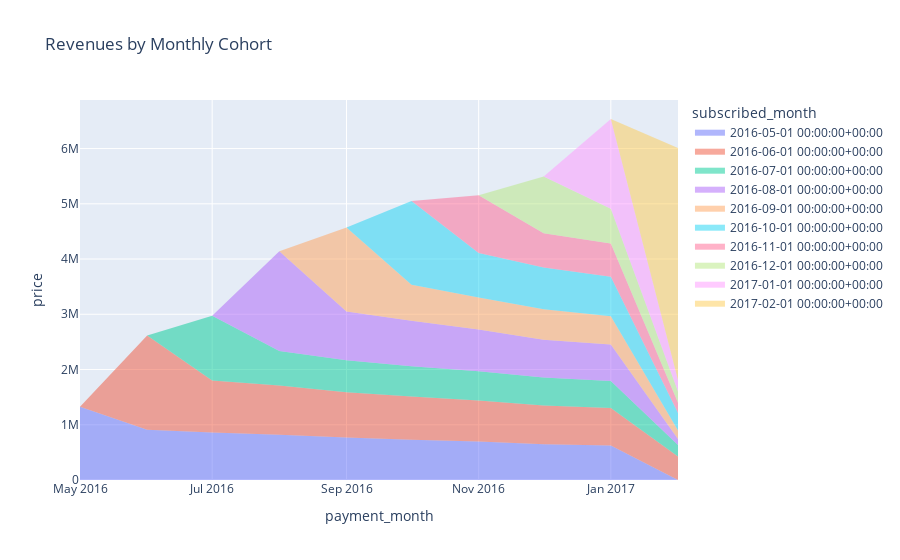

The cell this chart's notebook holds for it:
### Code cell
# Manipulate daily data to get payments by month and cohort.
df2 = df.copy()
df2['payment_month'] = df2['payment_date'] + pd.offsets.MonthBegin(-1)
df2['subscribed_date'] = df2.groupby(['userid'])['payment_date'].transform(min)
df2['subscribed_month'] = df2['subscribed_date'] + pd.offsets.MonthBegin(-1)
df_month = df2.groupby(['payment_month', 'subscribed_month'])[['price']].sum().reset_index()

# Visualize revenues by cohort as a layer-cake graph 
fig = px.area(
    df_month, 
    x='payment_month', 
    y='price', 
    color="subscribed_month", 
    line_group=None,
    color_discrete_sequence=px.colors.qualitative.Set1,
    title="Revenues by Monthly Cohort"
)
fig.update_traces(mode='none')
fig.show(config = {'displayModeBar': False})

### Figure 1 — Plotly figure (JSON) as saved in the notebook; plotly's stock layout.template omitted (floating-point values rounded to 4 significant figures)
{"data": [{"hovertemplate": "subscribed_month=2016-05-01 00:00:00+00:00<br>payment_month=%{x}<br>price=%{y}<extra></extra>", "legendgroup": "2016-05-01 00:00:00+00:00", "line": {"color": "rgb(228,26,28)"}, "mode": "none", "name": "2016-05-01 00:00:00+00:00", "orientation": "v", "showlegend": true, "stackgroup": "1", "type": "scatter", "x": ["2016-05-01T00:00:00+00:00", "2016-06-01T00:00:00+00:00", "2016-07-01T00:00:00+00:00", "2016-08-01T00:00:00+00:00", "2016-09-01T00:00:00+00:00", "2016-10-01T00:00:00+00:00", "2016-11-01T00:00:00+00:00", "2016-12-01T00:00:00+00:00", "2017-01-01T00:00:00+00:00"], "xaxis": "x", "y": [1325000, 910000, 860000, 820000, 770000, 730000, 695000, 645000, 625000], "yaxis": "y"}, {"hovertemplate": "subscribed_month=2016-06-01 00:00:00+00:00<br>payment_month=%{x}<br>price=%{y}<extra></extra>", "legendgroup": "2016-06-01 00:00:00+00:00", "line": {"color": "rgb(55,126,184)"}, "mode": "none", "name": "2016-06-01 00:00:00+00:00", "orientation": "v", "showlegend": true, "stackgroup": "1", "type": "scatter", "x": ["2016-06-01T00:00:00+00:00", "2016-07-01T00:00:00+00:00", "2016-08-01T00:00:00+00:00", "2016-09-01T00:00:00+00:00", "2016-10-01T00:00:00+00:00", "2016-11-01T00:00:00+00:00", "2016-12-01T00:00:00+00:00", "2017-01-01T00:00:00+00:00", "2017-02-01T00:00:00+00:00"], "xaxis": "x", "y": [1705000, 940000, 890000, 820000, 780000, 745000, 705000, 680000, 425000], "yaxis": "y"}, {"hovertemplate": "subscribed_month=2016-07-01 00:00:00+00:00<br>payment_month=%{x}<br>price=%{y}<extra></extra>", "legendgroup": "2016-07-01 00:00:00+00:00", "line": {"color": "rgb(77,175,74)"}, "mode": "none", "name": "2016-07-01 00:00:00+00:00", "orientation": "v", "showlegend": true, "stackgroup": "1", "type": "scatter", "x": ["2016-07-01T00:00:00+00:00", "2016-08-01T00:00:00+00:00", "2016-09-01T00:00:00+00:00", "2016-10-01T00:00:00+00:00", "2016-11-01T00:00:00+00:00", "2016-12-01T00:00:00+00:00", "2017-01-01T00:00:00+00:00", "2017-02-01T00:00:00+00:00"], "xaxis": "x", "y": [1175000, 625000, 580000, 550000, 530000, 505000, 485000, 210000], "yaxis": "y"}, {"hovertemplate": "subscribed_month=2016-08-01 00:00:00+00:00<br>payment_month=%{x}<br>price=%{y}<extra></extra>", "legendgroup": "2016-08-01 00:00:00+00:00", "line": {"color": "rgb(152,78,163)"}, "mode": "none", "name": "2016-08-01 00:00:00+00:00", "orientation": "v", "showlegend": true, "stackgroup": "1", "type": "scatter", "x": ["2016-08-01T00:00:00+00:00", "2016-09-01T00:00:00+00:00", "2016-10-01T00:00:00+00:00", "2016-11-01T00:00:00+00:00", "2016-12-01T00:00:00+00:00", "2017-01-01T00:00:00+00:00", "2017-02-01T00:00:00+00:00"], "xaxis": "x", "y": [1805000, 880000, 825000, 755000, 685000, 665000, 105000], "yaxis": "y"}, {"hovertemplate": "subscribed_month=2016-09-01 00:00:00+00:00<br>payment_month=%{x}<br>price=%{y}<extra></extra>", "legendgroup": "2016-09-01 00:00:00+00:00", "line": {"color": "rgb(255,127,0)"}, "mode": "none", "name": "2016-09-01 00:00:00+00:00", "orientation": "v", "showlegend": true, "stackgroup": "1", "type": "scatter", "x": ["2016-09-01T00:00:00+00:00", "2016-10-01T00:00:00+00:00", "2016-11-01T00:00:00+00:00", "2016-12-01T00:00:00+00:00", "2017-01-01T00:00:00+00:00", "2017-02-01T00:00:00+00:00"], "xaxis": "x", "y": [1520000, 650000, 580000, 550000, 510000, 155000], "yaxis": "y"}, {"hovertemplate": "subscribed_month=2016-10-01 00:00:00+00:00<br>payment_month=%{x}<br>price=%{y}<extra></extra>", "legendgroup": "2016-10-01 00:00:00+00:00", "line": {"color": "rgb(255,255,51)"}, "mode": "none", "name": "2016-10-01 00:00:00+00:00", "orientation": "v", "showlegend": true, "stackgroup": "1", "type": "scatter", "x": ["2016-10-01T00:00:00+00:00", "2016-11-01T00:00:00+00:00", "2016-12-01T00:00:00+00:00", "2017-01-01T00:00:00+00:00", "2017-02-01T00:00:00+00:00"], "xaxis": "x", "y": [1515000, 805000, 755000, 715000, 320000], "yaxis": "y"}, {"hovertemplate": "subscribed_month=2016-11-01 00:00:00+00:00<br>payment_month=%{x}<br>price=%{y}<extra></extra>", "legendgroup": "2016-11-01 00:00:00+00:00", "line": {"color": "rgb(166,86,40)"}, "mode": "none", "name": "2016-11-01 00:00:00+00:00", "orientation": "v", "showlegend": true, "stackgroup": "1", "type": "scatter", "x": ["2016-11-01T00:00:00+00:00", "2016-12-01T00:00:00+00:00", "2017-01-01T00:00:00+00:00", "2017-02-01T00:00:00+00:00"], "xaxis": "x", "y": [1045000, 620000, 600000, 185000], "yaxis": "y"}, {"hovertemplate": "subscribed_month=2016-12-01 00:00:00+00:00<br>payment_month=%{x}<br>price=%{y}<extra></extra>", "legendgroup": "2016-12-01 00:00:00+00:00", "line": {"color": "rgb(247,129,191)"}, "mode": "none", "name": "2016-12-01 00:00:00+00:00", "orientation": "v", "showlegend": true, "stackgroup": "1", "type": "scatter", "x": ["2016-12-01T00:00:00+00:00", "2017-01-01T00:00:00+00:00", "2017-02-01T00:00:00+00:00"], "xaxis": "x", "y": [1030000, 630000, 200000], "yaxis": "y"}, {"hovertemplate": "subscribed_month=2017-01-01 00:00:00+00:00<br>payment_month=%{x}<br>price=%{y}<extra></extra>", "legendgroup": "2017-01-01 00:00:00+00:00", "line": {"color": "rgb(153,153,153)"}, "mode": "none", "name": "2017-01-01 00:00:00+00:00", "orientation": "v", "showlegend": true, "stackgroup": "1", "type": "scatter", "x": ["2017-01-01T00:00:00+00:00", "2017-02-01T00:00:00+00:00"], "xaxis": "x", "y": [1625000, 205000], "yaxis": "y"}, {"hovertemplate": "subscribed_month=2017-02-01 00:00:00+00:00<br>payment_month=%{x}<br>price=%{y}<extra></extra>", "legendgroup": "2017-02-01 00:00:00+00:00", "line": {"color": "rgb(228,26,28)"}, "mode": "none", "name": "2017-02-01 00:00:00+00:00", "orientation": "v", "showlegend": true, "stackgroup": "1", "type": "scatter", "x": ["2017-02-01T00:00:00+00:00"], "xaxis": "x", "y": [4205000], "yaxis": "y"}], "layout": {"autosize": true, "legend": {"title": {"text": "subscribed_month"}, "tracegroupgap": 0}, "title": {"text": "Revenues by Monthly Cohort"}, "xaxis": {"anchor": "y", "autorange": true, "domain": [0, 1], "range": ["2016-05-01", "2017-02-01"], "title": {"text": "payment_month"}, "type": "date"}, "yaxis": {"anchor": "x", "autorange": true, "domain": [0, 1], "range": [0, 6879000.0], "title": {"text": "price"}, "type": "linear"}}}
